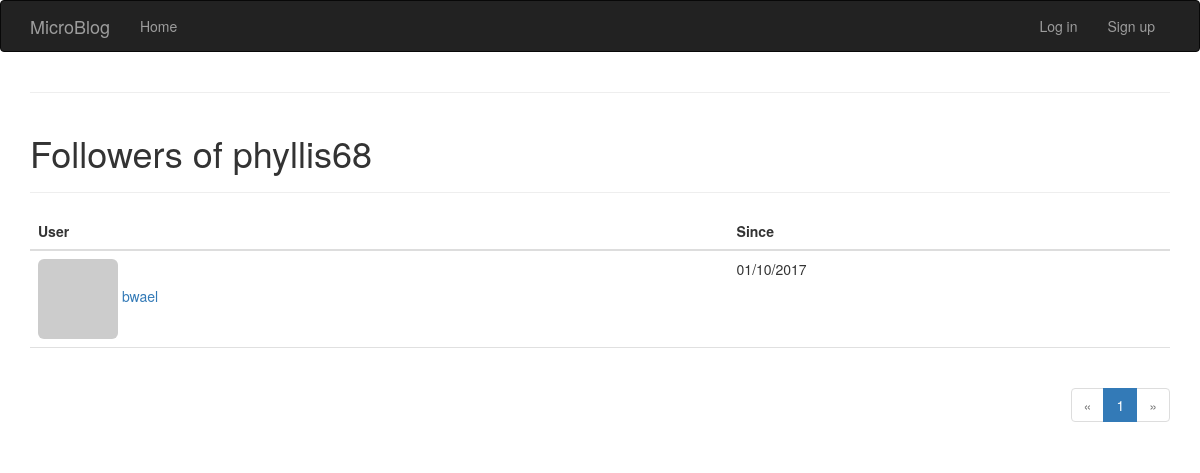
The page /followers/phyllis68 on the database its author committed.
### app/models.py (models this page shows, shortened)
class User(db.Model):
    id = db.Column(db.Integer, primary_key = True)
    name = db.Column(db.String(64), index = True, unique = True)
    email = db.Column(db.String(120), index = True, unique = True)
    role_id = db.Column(db.Integer, db.ForeignKey('role.id'))
    password_hash = db.Column(db.String(128))
    posts = db.relationship('Post', backref = 'author', lazy = 'dynamic')
    location = db.Column(db.String(64))
    about_me = db.Column(db.String(140))
    member_since = db.Column(db.DateTime(), default=datetime.now)
    last_seen = db.Column(db.DateTime(), default=datetime.now)
    avatar_hash = db.Column(db.String(32))
    followed = db.relationship('Follow',
                               foreign_keys=[Follow.follower_id],
                               backref=db.backref('follower', lazy='joined'),
                               lazy='dynamic',
                               cascade='all, delete-orphan')
    followers = db.relationship('Follow',
                                foreign_keys=[Follow.followed_id],
                                backref=db.backref('followed', lazy='joined'),
                                lazy='dynamic',
                                cascade='all, delete-orphan')
    comments = db.relationship('Comment', backref='author', lazy='dynamic')
    def gravatar(self, size=100, default='identicon', rating='g'):
        if request.is_secure:
            url = 'https://secure.gravatar.com/avatar'
        else:
            url = 'http://www.gravatar.com/avatar'
        hash = self.avatar_hash or hashlib.md5(
            self.email.encode('utf-8')).hexdigest()
        return '{url}/{hash}?s={size}&d={default}&r={rating}'.format(
            url=url, hash=hash, size=size, default=default, rating=rating)
    @property
    def password(self):
        raise AttributeError('password is not a readable attribute')

class Follow(db.Model):
    follower_id = db.Column(db.Integer, db.ForeignKey('user.id'),
                            primary_key=True)
    followed_id = db.Column(db.Integer, db.ForeignKey('user.id'),
                            primary_key=True)
    timestamp = db.Column(db.DateTime(), default=datetime.now)

### app/views.py (the view)
@app.route('/followers/<name>')
def followers(name):
    user = User.query.filter_by(name=name).first()
    if user is None:
        flash('Invalid user.')
        return redirect(url_for('index'))
    page = request.args.get('page', 1, type=int)
    pagination = user.followers.paginate(
        page, per_page=current_app.config['FLASKY_FOLLOWERS_PER_PAGE'],
        error_out=False)
    follows = [{'user': item.follower, 'timestamp': item.timestamp}
               for item in pagination.items]
    return render_template('followers.html', user=user, title="Followers of",
                           endpoint='followers', pagination=pagination,
                           follows=follows)

### app/templates/followers.html (shortened to what this page needs)
{% extends "base.html" %}
{% import "_macros.html" as macros %}
{% block page_content %}
<div class="page-header">
    <h1>{{ title }} {{ user.name }}</h1>
</div>
<table class="table table-hover followers">
    <thead><tr><th>User</th><th>Since</th></tr></thead>
    {% for follow in follows %}
    {% if follow.user != user %}
    <tr>
        <td>
            <a href="{{ url_for('users', user_id = follow.user.id) }}">
                <img class="img-rounded" src="{{ follow.user.gravatar(size=32) }}">
                {{ follow.user.name }}
            </a>
        </td>
        <td>{{ moment(follow.timestamp).format('L') }}</td>
    </tr>
    {% endif %}
    {% endfor %}
</table>
<div class="pagination">
    {{ macros.pagination_widget(pagination, endpoint, name = user.name) }}
</div>
{% endblock %}

### app/static/styles.css (style rules this page uses)
div.pagination { width: 100%; text-align: right; padding: 0px; margin: 0px; }
.table.followers tr { border-bottom: 1px solid #e0e0e0; }

### rows shown on the page
User: name "phyllis68"
User: user.name "bwael"
Follow: timestamp "01/10/2017"

### other values the page prints
{{ title }} "Followers of"
{{ p }} "1"
